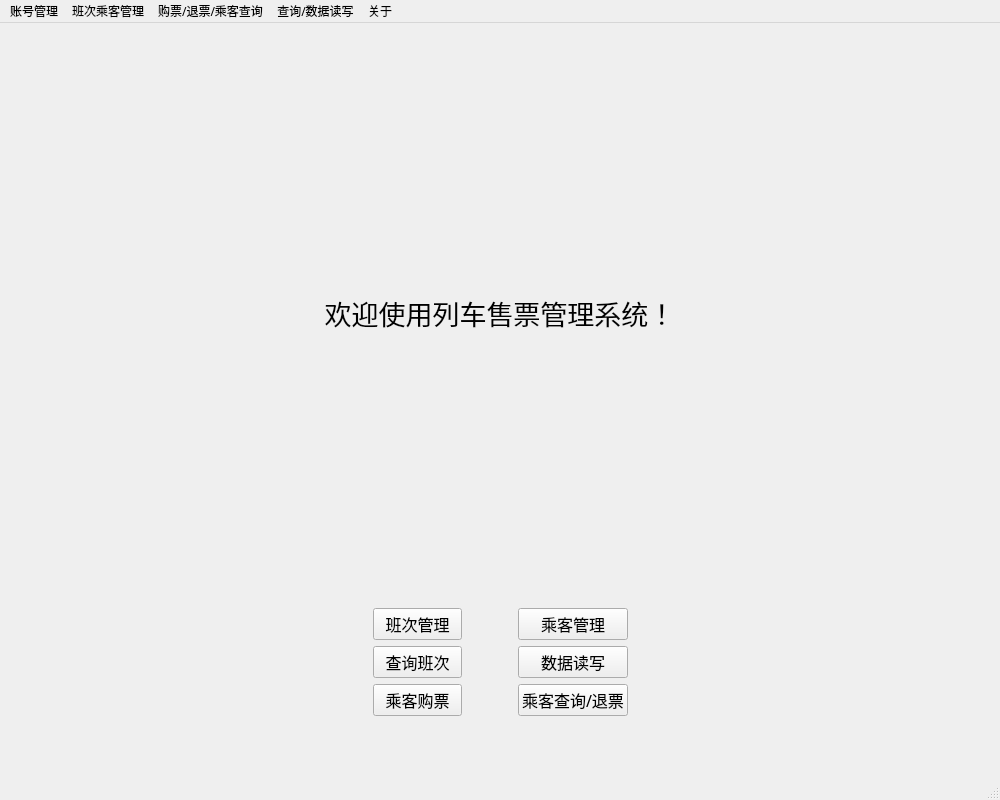
<?xml version="1.0" encoding="UTF-8"?>
<ui version="4.0">
 <class>MainWindow</class>
 <widget class="QMainWindow" name="MainWindow">
  <property name="windowModality">
   <enum>Qt::WindowModal</enum>
  </property>
  <property name="geometry">
   <rect>
    <x>0</x>
    <y>0</y>
    <width>1000</width>
    <height>800</height>
   </rect>
  </property>
  <property name="font">
   <font>
    <family>黑体</family>
   </font>
  </property>
  <property name="windowTitle">
   <string>列车售票管理系统--admin</string>
  </property>
  <widget class="QWidget" name="centralWidget">
   <layout class="QVBoxLayout" name="verticalLayout">
    <item>
     <spacer name="verticalSpacer_3">
      <property name="orientation">
       <enum>Qt::Vertical</enum>
      </property>
      <property name="sizeHint" stdset="0">
       <size>
        <width>20</width>
        <height>40</height>
       </size>
      </property>
     </spacer>
    </item>
    <item>
     <widget class="QLabel" name="label">
      <property name="font">
       <font>
        <pointsize>20</pointsize>
       </font>
      </property>
      <property name="text">
       <string>欢迎使用列车售票管理系统！</string>
      </property>
      <property name="alignment">
       <set>Qt::AlignCenter</set>
      </property>
     </widget>
    </item>
    <item>
     <spacer name="verticalSpacer">
      <property name="orientation">
       <enum>Qt::Vertical</enum>
      </property>
      <property name="sizeHint" stdset="0">
       <size>
        <width>20</width>
        <height>40</height>
       </size>
      </property>
     </spacer>
    </item>
    <item>
     <widget class="QWidget" name="widget" native="true">
      <layout class="QGridLayout" name="gridLayout">
       <item row="4" column="3">
        <spacer name="horizontalSpacer_3">
         <property name="orientation">
          <enum>Qt::Horizontal</enum>
         </property>
         <property name="sizeType">
          <enum>QSizePolicy::Fixed</enum>
         </property>
         <property name="sizeHint" stdset="0">
          <size>
           <width>50</width>
           <height>20</height>
          </size>
         </property>
        </spacer>
       </item>
       <item row="2" column="0">
        <spacer name="horizontalSpacer">
         <property name="orientation">
          <enum>Qt::Horizontal</enum>
         </property>
         <property name="sizeHint" stdset="0">
          <size>
           <width>40</width>
           <height>20</height>
          </size>
         </property>
        </spacer>
       </item>
       <item row="2" column="6">
        <spacer name="horizontalSpacer_2">
         <property name="orientation">
          <enum>Qt::Horizontal</enum>
         </property>
         <property name="sizeHint" stdset="0">
          <size>
           <width>40</width>
           <height>20</height>
          </size>
         </property>
        </spacer>
       </item>
       <item row="2" column="2">
        <widget class="QPushButton" name="TrainBtn">
         <property name="enabled">
          <bool>true</bool>
         </property>
         <property name="sizePolicy">
          <sizepolicy hsizetype="Minimum" vsizetype="Fixed">
           <horstretch>0</horstretch>
           <verstretch>0</verstretch>
          </sizepolicy>
         </property>
         <property name="font">
          <font>
           <pointsize>12</pointsize>
          </font>
         </property>
         <property name="text">
          <string>  班次管理  </string>
         </property>
        </widget>
       </item>
       <item row="4" column="4">
        <widget class="QPushButton" name="FileBtn">
         <property name="enabled">
          <bool>true</bool>
         </property>
         <property name="font">
          <font>
           <pointsize>12</pointsize>
          </font>
         </property>
         <property name="text">
          <string>数据读写</string>
         </property>
        </widget>
       </item>
       <item row="5" column="2">
        <widget class="QPushButton" name="BuyBtn">
         <property name="enabled">
          <bool>true</bool>
         </property>
         <property name="sizePolicy">
          <sizepolicy hsizetype="Minimum" vsizetype="Fixed">
           <horstretch>0</horstretch>
           <verstretch>0</verstretch>
          </sizepolicy>
         </property>
         <property name="font">
          <font>
           <pointsize>12</pointsize>
          </font>
         </property>
         <property name="text">
          <string>乘客购票</string>
         </property>
        </widget>
       </item>
       <item row="5" column="4">
        <widget class="QPushButton" name="ReturnBtn">
         <property name="font">
          <font>
           <pointsize>12</pointsize>
          </font>
         </property>
         <property name="text">
          <string>乘客查询/退票</string>
         </property>
        </widget>
       </item>
       <item row="4" column="2">
        <widget class="QPushButton" name="SearchBtn">
         <property name="enabled">
          <bool>true</bool>
         </property>
         <property name="sizePolicy">
          <sizepolicy hsizetype="Minimum" vsizetype="Fixed">
           <horstretch>0</horstretch>
           <verstretch>0</verstretch>
          </sizepolicy>
         </property>
         <property name="font">
          <font>
           <pointsize>12</pointsize>
          </font>
         </property>
         <property name="text">
          <string>  查询班次  </string>
         </property>
        </widget>
       </item>
       <item row="2" column="4">
        <widget class="QPushButton" name="PassengerBtn">
         <property name="font">
          <font>
           <pointsize>12</pointsize>
          </font>
         </property>
         <property name="text">
          <string>乘客管理</string>
         </property>
        </widget>
       </item>
      </layout>
     </widget>
    </item>
    <item>
     <spacer name="verticalSpacer_2">
      <property name="orientation">
       <enum>Qt::Vertical</enum>
      </property>
      <property name="sizeType">
       <enum>QSizePolicy::Fixed</enum>
      </property>
      <property name="sizeHint" stdset="0">
       <size>
        <width>20</width>
        <height>40</height>
       </size>
      </property>
     </spacer>
    </item>
   </layout>
  </widget>
  <widget class="QMenuBar" name="menuBar">
   <property name="geometry">
    <rect>
     <x>0</x>
     <y>0</y>
     <width>1000</width>
     <height>17</height>
    </rect>
   </property>
   <widget class="QMenu" name="menu">
    <property name="title">
     <string>班次乘客管理</string>
    </property>
    <addaction name="actionTrain"/>
    <addaction name="actionPassengers"/>
   </widget>
   <widget class="QMenu" name="menu_3">
    <property name="title">
     <string>购票/退票/乘客查询</string>
    </property>
    <addaction name="actionBuy"/>
    <addaction name="actionReturn"/>
   </widget>
   <widget class="QMenu" name="menu_2">
    <property name="title">
     <string>查询/数据读写</string>
    </property>
    <addaction name="actionSearch"/>
    <addaction name="actionFile"/>
   </widget>
   <widget class="QMenu" name="menu_4">
    <property name="title">
     <string>关于</string>
    </property>
    <addaction name="actionAbout"/>
   </widget>
   <widget class="QMenu" name="menu_5">
    <property name="title">
     <string>账号管理</string>
    </property>
    <widget class="QMenu" name="menuAccount">
     <property name="title">
      <string>账号</string>
     </property>
     <addaction name="actionShow"/>
     <addaction name="separator"/>
     <addaction name="actionChangepsw"/>
    </widget>
    <addaction name="menuAccount"/>
    <addaction name="separator"/>
    <addaction name="actionLogout"/>
   </widget>
   <addaction name="menu_5"/>
   <addaction name="menu"/>
   <addaction name="menu_3"/>
   <addaction name="menu_2"/>
   <addaction name="menu_4"/>
  </widget>
  <widget class="QStatusBar" name="statusBar"/>
  <action name="actionTrain">
   <property name="text">
    <string>班次管理</string>
   </property>
  </action>
  <action name="actionPassengers">
   <property name="text">
    <string>乘客管理</string>
   </property>
  </action>
  <action name="actionBuy">
   <property name="text">
    <string>购票</string>
   </property>
  </action>
  <action name="actionReturn">
   <property name="text">
    <string>退票/乘客查询</string>
   </property>
  </action>
  <action name="actionSearch">
   <property name="text">
    <string>查询数据</string>
   </property>
  </action>
  <action name="actionAbout">
   <property name="text">
    <string>列车售票管理系统</string>
   </property>
  </action>
  <action name="actionExit">
   <property name="text">
    <string>exit</string>
   </property>
  </action>
  <action name="actionTws">
   <property name="text">
    <string>tws</string>
   </property>
  </action>
  <action name="actionNewAccount">
   <property name="text">
    <string>新建管理账户</string>
   </property>
  </action>
  <action name="actionLogout">
   <property name="text">
    <string>退出登录</string>
   </property>
  </action>
  <action name="actionRead">
   <property name="text">
    <string>读取文件</string>
   </property>
  </action>
  <action name="actionWrite">
   <property name="text">
    <string>输出文件</string>
   </property>
  </action>
  <action name="actionShow">
   <property name="enabled">
    <bool>false</bool>
   </property>
   <property name="text">
    <string>show</string>
   </property>
  </action>
  <action name="actionChangepsw">
   <property name="text">
    <string>修改密码</string>
   </property>
  </action>
  <action name="actionUseraccount_2">
   <property name="text">
    <string>用户管理</string>
   </property>
  </action>
  <action name="actionFile">
   <property name="text">
    <string>数据读写</string>
   </property>
  </action>
  <action name="actionUsers">
   <property name="text">
    <string>用户管理</string>
   </property>
  </action>
 </widget>
 <layoutdefault spacing="6" margin="11"/>
 <resources/>
 <connections/>
</ui>
